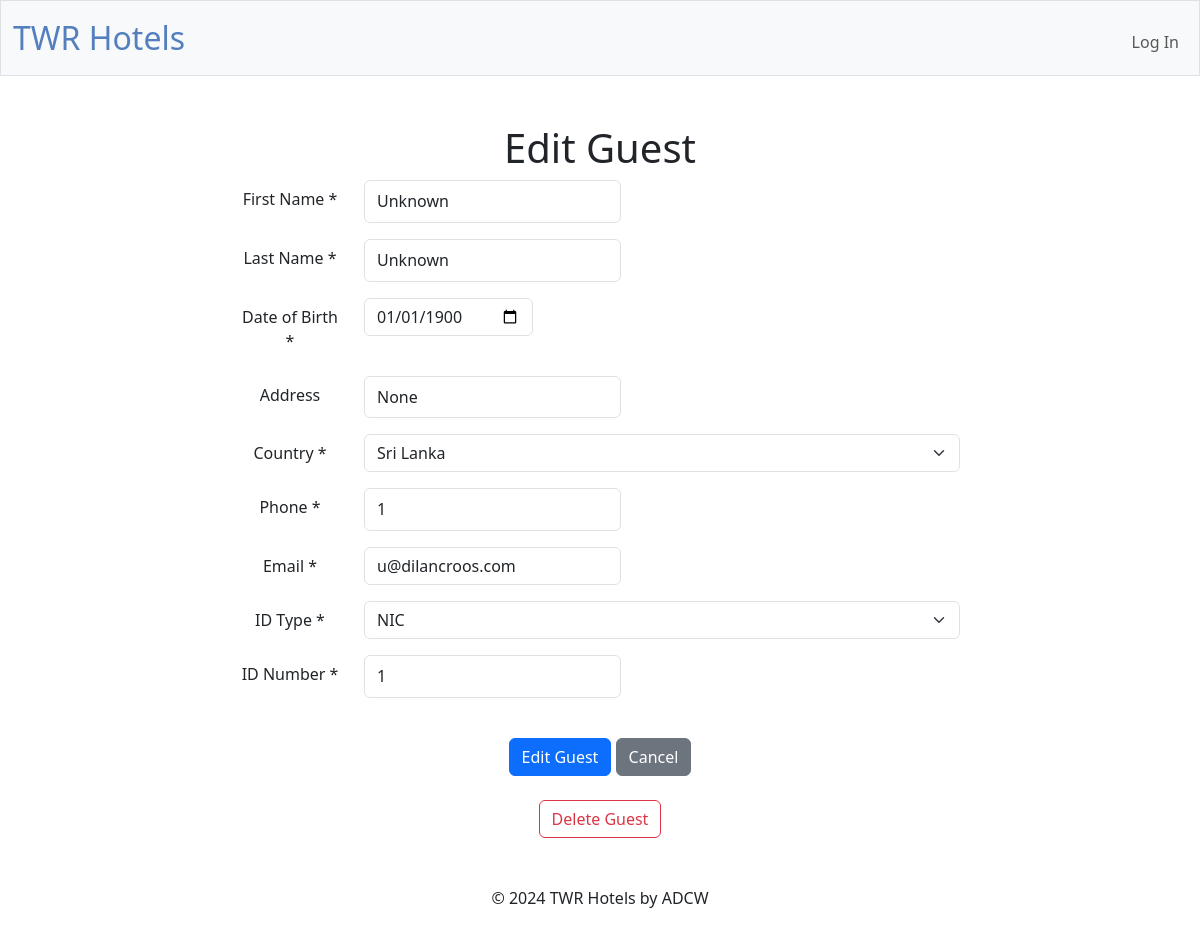
Before: /edit_guest?guestid=0 with the older database file.
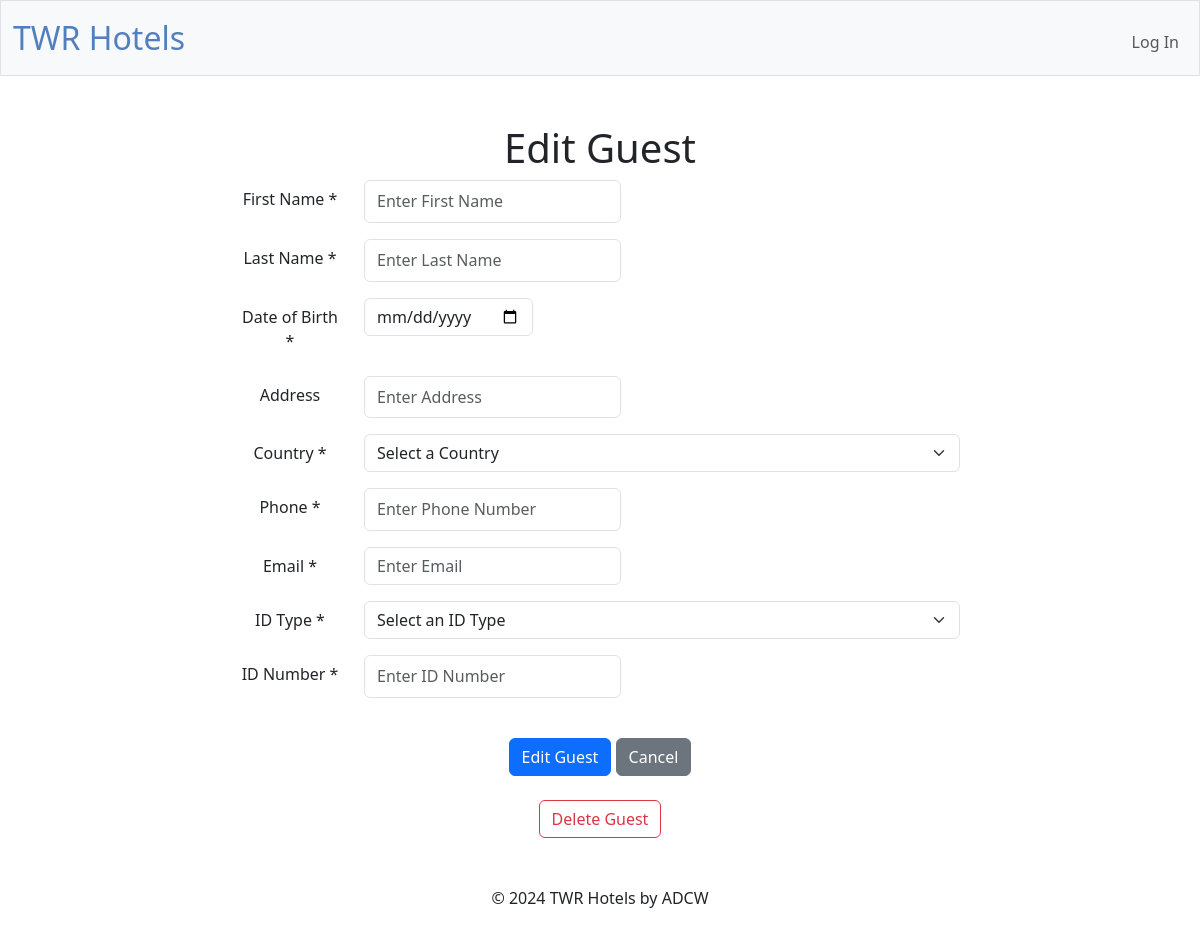
After: the same page with the newer database file.
### tables this page shows
CREATE TABLE "guests" (guestID INTEGER PRIMARY KEY AUTOINCREMENT NOT NULL, firstName TEXT NOT NULL, lastName TEXT NOT NULL, dateOfBirth DATE NOT NULL, address TEXT, countryID INTEGER NOT NULL, phone INTEGER NOT NULL,  email TEXT NOT NULL, idType INTEGER NOT NULL, idNumber INTEGER NOT NULL, FOREIGN KEY (idType) REFERENCES identityDocs(idID), FOREIGN KEY (countryID) REFERENCES countries(num_code));

CREATE TABLE countries (num_code INTEGER NOT NULL, alpha_2_code TEXT, alpha_3_code TEXT, en_short_name TEXT, nationality TEXT,  PRIMARY KEY (`num_code`));

CREATE TABLE identityDocs (idID INTEGER PRIMARY KEY AUTOINCREMENT NOT NULL, name TEXT NOT NULL);

### app.py (the view, shortened to what this page needs)
@app.route("/edit_guest", methods=["GET", "POST"])
@manager_required
def edit_guest():
    guestID = request.args.get("guestid", type=int)
    guest = db.execute("SELECT * FROM guests WHERE guestID = ?", guestID)
    guest = guest[0] if guest else None
    idTypes = db.execute("SELECT * FROM identityDocs")
    countires = db.execute("SELECT * FROM countries")
    return render_template("edit_guest.html", guest=guest, idTypes=idTypes, countires=countires)

### app.py (called while the page is built)
@app.after_request
def after_request(response):
    response.headers["Cache-Control"] = "no-cache, no-store, must-revalidate"
    response.headers["Expires"] = 0
    response.headers["Pragma"] = "no-cache"
    return response

### templates/edit_guest.html (shortened to what the changed rows need)
{% extends "layout.html" %}
{% block main %}
    <h1>Edit Guest</h1>
     <div class="container">
        <div class="row">
            <div class="col-md-8 offset-md-2">
                <form action="/edit_guest?guestid={{ guest['guestID'] }}" method="post">
                    <div class="mb-3 row">
                        <div class="col-sm-10">
                            <input class="form-control w-auto" id="firstName" name="firstName" type="text" placeholder="Enter First Name" value="{{ guest['firstName'] }}" required>
                        </div>
                    </div>
                    <div class="mb-3 row">
                        <div class="col-sm-10">
                            <input class="form-control w-auto" id="lastName" name="lastName" type="text" placeholder="Enter Last Name" value="{{ guest['lastName'] }}" required>
                        </div>
                    </div>
                    <div class="mb-3 row">
                        <div class="col-sm-10">
                            <input class="form-control w-auto" id="dateOfBirth" name="dateOfBirth" type="date" value="{{ guest['dateOfBirth'] }}" required>
                        </div>
                    </div>
                    <div class="mb-3 row">
                        <div class="col-sm-10">
                            <input class="form-control w-auto" id="address" name="address" type="text" placeholder="Enter Address" value="{{ guest['address'] }}">
                        </div>
                    </div>
                    <div class="mb-3 row">
                        <div class="col-sm-10">
                            <select class="form-select" id="country" name="country" required>
                                <option value="" disabled selected>Select a Country</option>
                                {% for country in countires %}
                                    <option value="{{ country['num_code'] }}" {% if country['num_code'] == guest['countryID'] %} selected {% endif %}>{{ country['en_short_name'] }}</option>
                                {% endfor %}
                            </select>
                        </div>
                    </div>
                    <div class="mb-3 row">
                        <div class="col-sm-10">
                            <input class="form-control w-auto" id="phone" name="phone" type="text" placeholder="Enter Phone Number" value="{{ guest['phone'] }}" required>
                        </div>
                    </div>
                    <div class="mb-3 row">
                        <div class="col-sm-10">
                            <input class="form-control w-auto" id="email" name="email" type="email" placeholder="Enter Email" value="{{ guest['email'] }}" required>
                        </div>
                    </div>
                    <div class="mb-3 row">
                        <div class="col-sm-10">
                            <select class="form-select" id="idType" name="idType" required>
                                <option value="" disabled selected>Select an ID Type</option>
                                {% for idType in idTypes %}
                                    <option value="{{ idType['idID'] }}" {% if idType['idID'] == guest['idType'] %} selected {% endif %}>{{ idType['name'] }}</option>
                                {% endfor %}
                            </select>
                        </div>
                    </div>
                    <div class="mb-3 row">
                        <div class="col-sm-10">
                            <input class="form-control w-auto" id="idNumber" name="idNumber" type="text" placeholder="Enter ID Number" value="{{ guest['idNumber'] }}" required>
                        </div>
                    </div>
                    <br>
                    <br>
                </form>
            </div>
        </div>
    </div>
{% endblock %}

Changed rows visible on the page:
removed guests: firstName "Unknown", lastName "Unknown", dateOfBirth "01/01/1900", country "Sri Lanka", phone "1", email "u@dilancroos.com", idType "NIC", idNumber "1"
Other visible differences:
form field address: "None" → (not shown)
form field country: (not shown) → "Select a Country"
form field idType: (not shown) → "Select an ID Type"
